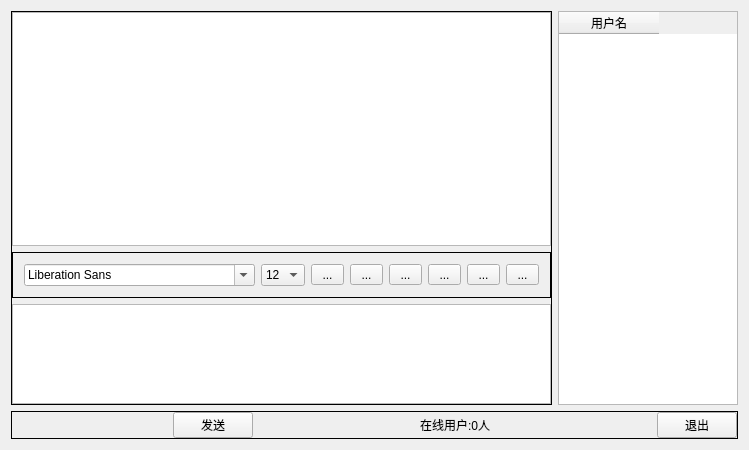
<?xml version="1.0" encoding="UTF-8"?>
<ui version="4.0">
 <class>Widget</class>
 <widget class="QWidget" name="Widget">
  <property name="geometry">
   <rect>
    <x>0</x>
    <y>0</y>
    <width>730</width>
    <height>450</height>
   </rect>
  </property>
  <property name="windowTitle">
   <string>Widget</string>
  </property>
  <layout class="QVBoxLayout" name="verticalLayout_5">
   <item>
    <widget class="QWidget" name="widget_6" native="true">
     <layout class="QVBoxLayout" name="verticalLayout_4">
      <property name="leftMargin">
       <number>0</number>
      </property>
      <property name="topMargin">
       <number>0</number>
      </property>
      <property name="rightMargin">
       <number>0</number>
      </property>
      <property name="bottomMargin">
       <number>0</number>
      </property>
      <item>
       <widget class="QWidget" name="widget_4" native="true">
        <layout class="QHBoxLayout" name="horizontalLayout_3">
         <property name="leftMargin">
          <number>0</number>
         </property>
         <property name="topMargin">
          <number>0</number>
         </property>
         <property name="rightMargin">
          <number>0</number>
         </property>
         <property name="bottomMargin">
          <number>0</number>
         </property>
         <item>
          <widget class="QFrame" name="frame_3">
           <property name="frameShape">
            <enum>QFrame::Box</enum>
           </property>
           <layout class="QVBoxLayout" name="verticalLayout_2">
            <property name="leftMargin">
             <number>0</number>
            </property>
            <property name="topMargin">
             <number>0</number>
            </property>
            <property name="rightMargin">
             <number>0</number>
            </property>
            <property name="bottomMargin">
             <number>0</number>
            </property>
            <item>
             <widget class="QWidget" name="widget" native="true">
              <layout class="QVBoxLayout" name="verticalLayout">
               <property name="leftMargin">
                <number>0</number>
               </property>
               <property name="topMargin">
                <number>0</number>
               </property>
               <property name="rightMargin">
                <number>0</number>
               </property>
               <property name="bottomMargin">
                <number>0</number>
               </property>
               <item>
                <widget class="QTextBrowser" name="msgBrowser"/>
               </item>
              </layout>
             </widget>
            </item>
            <item>
             <widget class="QFrame" name="frame_2">
              <property name="frameShape">
               <enum>QFrame::Box</enum>
              </property>
              <layout class="QHBoxLayout" name="horizontalLayout">
               <item>
                <widget class="QFontComboBox" name="fontCbx"/>
               </item>
               <item>
                <widget class="QComboBox" name="sizeCbx">
                 <property name="currentIndex">
                  <number>4</number>
                 </property>
                 <item>
                  <property name="text">
                   <string>8</string>
                  </property>
                 </item>
                 <item>
                  <property name="text">
                   <string>9</string>
                  </property>
                 </item>
                 <item>
                  <property name="text">
                   <string>10</string>
                  </property>
                 </item>
                 <item>
                  <property name="text">
                   <string>11</string>
                  </property>
                 </item>
                 <item>
                  <property name="text">
                   <string>12</string>
                  </property>
                 </item>
                 <item>
                  <property name="text">
                   <string>13</string>
                  </property>
                 </item>
                 <item>
                  <property name="text">
                   <string>14</string>
                  </property>
                 </item>
                 <item>
                  <property name="text">
                   <string>15</string>
                  </property>
                 </item>
                 <item>
                  <property name="text">
                   <string>16</string>
                  </property>
                 </item>
                 <item>
                  <property name="text">
                   <string>17</string>
                  </property>
                 </item>
                 <item>
                  <property name="text">
                   <string>18</string>
                  </property>
                 </item>
                 <item>
                  <property name="text">
                   <string>19</string>
                  </property>
                 </item>
                 <item>
                  <property name="text">
                   <string>20</string>
                  </property>
                 </item>
                 <item>
                  <property name="text">
                   <string>21</string>
                  </property>
                 </item>
                 <item>
                  <property name="text">
                   <string>22</string>
                  </property>
                 </item>
                </widget>
               </item>
               <item>
                <widget class="QToolButton" name="boldTBtn">
                 <property name="minimumSize">
                  <size>
                   <width>33</width>
                   <height>0</height>
                  </size>
                 </property>
                 <property name="toolTip">
                  <string>加粗</string>
                 </property>
                 <property name="text">
                  <string>...</string>
                 </property>
                 <property name="icon">
                  <iconset resource="res.qrc">
                   <normaloff>:/images/bold.png</normaloff>:/images/bold.png</iconset>
                 </property>
                 <property name="iconSize">
                  <size>
                   <width>26</width>
                   <height>26</height>
                  </size>
                 </property>
                 <property name="checkable">
                  <bool>true</bool>
                 </property>
                </widget>
               </item>
               <item>
                <widget class="QToolButton" name="italicTBtn">
                 <property name="minimumSize">
                  <size>
                   <width>33</width>
                   <height>0</height>
                  </size>
                 </property>
                 <property name="toolTip">
                  <string>倾斜</string>
                 </property>
                 <property name="text">
                  <string>...</string>
                 </property>
                 <property name="icon">
                  <iconset resource="res.qrc">
                   <normaloff>:/images/italic.png</normaloff>:/images/italic.png</iconset>
                 </property>
                 <property name="iconSize">
                  <size>
                   <width>26</width>
                   <height>26</height>
                  </size>
                 </property>
                 <property name="checkable">
                  <bool>true</bool>
                 </property>
                </widget>
               </item>
               <item>
                <widget class="QToolButton" name="underlineTBtn">
                 <property name="minimumSize">
                  <size>
                   <width>33</width>
                   <height>0</height>
                  </size>
                 </property>
                 <property name="toolTip">
                  <string>下划线</string>
                 </property>
                 <property name="text">
                  <string>...</string>
                 </property>
                 <property name="icon">
                  <iconset resource="res.qrc">
                   <normaloff>:/images/under.png</normaloff>:/images/under.png</iconset>
                 </property>
                 <property name="iconSize">
                  <size>
                   <width>26</width>
                   <height>26</height>
                  </size>
                 </property>
                 <property name="checkable">
                  <bool>true</bool>
                 </property>
                </widget>
               </item>
               <item>
                <widget class="QToolButton" name="colorTBtn">
                 <property name="minimumSize">
                  <size>
                   <width>33</width>
                   <height>0</height>
                  </size>
                 </property>
                 <property name="toolTip">
                  <string>改字体颜色</string>
                 </property>
                 <property name="text">
                  <string>...</string>
                 </property>
                 <property name="icon">
                  <iconset resource="res.qrc">
                   <normaloff>:/images/color.png</normaloff>:/images/color.png</iconset>
                 </property>
                 <property name="iconSize">
                  <size>
                   <width>26</width>
                   <height>26</height>
                  </size>
                 </property>
                </widget>
               </item>
               <item>
                <widget class="QToolButton" name="saveTBtn">
                 <property name="minimumSize">
                  <size>
                   <width>33</width>
                   <height>0</height>
                  </size>
                 </property>
                 <property name="toolTip">
                  <string>保存聊天记录</string>
                 </property>
                 <property name="text">
                  <string>...</string>
                 </property>
                 <property name="icon">
                  <iconset resource="res.qrc">
                   <normaloff>:/images/save.png</normaloff>:/images/save.png</iconset>
                 </property>
                 <property name="iconSize">
                  <size>
                   <width>26</width>
                   <height>26</height>
                  </size>
                 </property>
                </widget>
               </item>
               <item>
                <widget class="QToolButton" name="clearTBtn">
                 <property name="minimumSize">
                  <size>
                   <width>33</width>
                   <height>0</height>
                  </size>
                 </property>
                 <property name="toolTip">
                  <string>清空聊天记录</string>
                 </property>
                 <property name="text">
                  <string>...</string>
                 </property>
                 <property name="icon">
                  <iconset resource="res.qrc">
                   <normaloff>:/images/clear.png</normaloff>:/images/clear.png</iconset>
                 </property>
                 <property name="iconSize">
                  <size>
                   <width>26</width>
                   <height>26</height>
                  </size>
                 </property>
                </widget>
               </item>
              </layout>
             </widget>
            </item>
            <item>
             <widget class="QWidget" name="widget_2" native="true">
              <property name="maximumSize">
               <size>
                <width>16777215</width>
                <height>100</height>
               </size>
              </property>
              <layout class="QHBoxLayout" name="horizontalLayout_2">
               <property name="leftMargin">
                <number>0</number>
               </property>
               <property name="topMargin">
                <number>0</number>
               </property>
               <property name="rightMargin">
                <number>0</number>
               </property>
               <property name="bottomMargin">
                <number>0</number>
               </property>
               <item>
                <widget class="QTextEdit" name="msgTxtEdit"/>
               </item>
              </layout>
             </widget>
            </item>
           </layout>
          </widget>
         </item>
         <item>
          <widget class="QWidget" name="widget_3" native="true">
           <property name="minimumSize">
            <size>
             <width>180</width>
             <height>0</height>
            </size>
           </property>
           <property name="maximumSize">
            <size>
             <width>1000</width>
             <height>16777215</height>
            </size>
           </property>
           <layout class="QVBoxLayout" name="verticalLayout_3">
            <property name="leftMargin">
             <number>0</number>
            </property>
            <property name="topMargin">
             <number>0</number>
            </property>
            <property name="rightMargin">
             <number>0</number>
            </property>
            <property name="bottomMargin">
             <number>0</number>
            </property>
            <item>
             <widget class="QTableWidget" name="usrTblWidget">
              <property name="minimumSize">
               <size>
                <width>180</width>
                <height>0</height>
               </size>
              </property>
              <property name="selectionMode">
               <enum>QAbstractItemView::SingleSelection</enum>
              </property>
              <property name="selectionBehavior">
               <enum>QAbstractItemView::SelectRows</enum>
              </property>
              <column>
               <property name="text">
                <string>用户名</string>
               </property>
              </column>
             </widget>
            </item>
           </layout>
          </widget>
         </item>
        </layout>
       </widget>
      </item>
      <item>
       <widget class="QFrame" name="frame_5">
        <property name="frameShape">
         <enum>QFrame::Box</enum>
        </property>
        <layout class="QHBoxLayout" name="horizontalLayout_4">
         <property name="leftMargin">
          <number>0</number>
         </property>
         <property name="topMargin">
          <number>0</number>
         </property>
         <property name="rightMargin">
          <number>0</number>
         </property>
         <property name="bottomMargin">
          <number>0</number>
         </property>
         <item>
          <spacer name="horizontalSpacer">
           <property name="orientation">
            <enum>Qt::Horizontal</enum>
           </property>
           <property name="sizeHint" stdset="0">
            <size>
             <width>40</width>
             <height>20</height>
            </size>
           </property>
          </spacer>
         </item>
         <item>
          <widget class="QPushButton" name="sendBtn">
           <property name="text">
            <string>发送</string>
           </property>
          </widget>
         </item>
         <item>
          <spacer name="horizontalSpacer_2">
           <property name="orientation">
            <enum>Qt::Horizontal</enum>
           </property>
           <property name="sizeHint" stdset="0">
            <size>
             <width>40</width>
             <height>20</height>
            </size>
           </property>
          </spacer>
         </item>
         <item>
          <widget class="QLabel" name="usrNumLbl">
           <property name="text">
            <string>在线用户:0人</string>
           </property>
          </widget>
         </item>
         <item>
          <spacer name="horizontalSpacer_3">
           <property name="orientation">
            <enum>Qt::Horizontal</enum>
           </property>
           <property name="sizeHint" stdset="0">
            <size>
             <width>40</width>
             <height>20</height>
            </size>
           </property>
          </spacer>
         </item>
         <item>
          <widget class="QPushButton" name="exitBtn">
           <property name="text">
            <string>退出</string>
           </property>
          </widget>
         </item>
        </layout>
       </widget>
      </item>
     </layout>
    </widget>
   </item>
  </layout>
 </widget>
 <layoutdefault spacing="6" margin="11"/>
 <resources>
  <include location="res.qrc"/>
 </resources>
 <connections/>
</ui>
